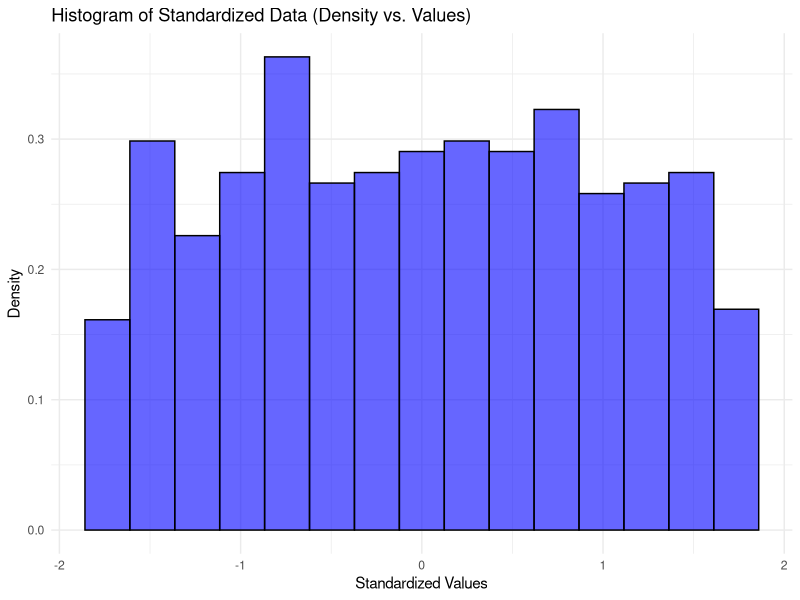

This chart was generated by the following R code:
## ---- chunk 1
library(ggplot2)

# Load dataset
a <- read.csv("jio_cinema_users_extended.csv")
head(a)
##Complete Dataset
## ---- chunk 2
data <- unlist(a[[3]], use.names = FALSE)
print(length(data))
head(data)
## ---- chunk 3
library(ggplot2)

# Standardizing data
nu <- mean(data)
sig <- sd(data)
Sdata <- (data - nu) / sig  
## ---- chunk 4
Tn <- function(x) {
  x<-sort(x)
  s<-0
  for(i in 1:500){
    s<-s + (i/500 - pnorm(x[i]))^2
  }
  return(s)
}
## ---- chunk 5
set.seed(42)  # For reproducibility
T <- numeric(1000)
for (i in seq_len(1000)) {
  y <- sample(Sdata, size = length(Sdata), replace = TRUE)
  T[i] <- Tn(y)
}
## ---- chunk 6
p_value <- mean(T > Tn(Sdata))
p_value
## ---- chunk 7
# Histogram with density on y-axis
ggplot(data.frame(Sdata), aes(x = Sdata, y = after_stat(density))) +
  geom_histogram(bins = 15, fill = "blue", alpha = 0.6, color = "black") +
  labs(title = "Histogram of Standardized Data (Density vs. Values)",
       x = "Standardized Values", y = "Density") +
  theme_minimal()
## ---- chunk 8
# Load the data
a <- read.csv("jio_cinema_users_extended.csv")
data <- a[3]
data <- unlist(data, use.names = FALSE)

# Standardizing the data
nu <- mean(data)
sig <- sqrt(var(data))
Sdata <- (data - nu) / sig  # Standardized Data

# Kolmogorov Smirnov Test Statistic function
Tn<-function(x){
  x <- sort(x)
  s <- 0
  n <- length(x)
  
  # Calculate the Kolmogorov Test statistic
  for(i in 1:n){
    s <- max(s,abs(i/n - pnorm(x[i]))) 
  }
  return(s)
}
  

# For storing test statistics of bootstrapped samples
T <- numeric(1e3)

# Bootstrapping for KS
for(i in 1:1e3){
  y <- sample(Sdata, size = 500, prob = rep(1, 500), replace = TRUE)
  T[i] <- Tn(y)
}

# Calculating p-value for KS
observed_Tn <- Tn(Sdata)
p <- sum(T > observed_Tn) / 1e3

# Print the p-value
print(p)
## ---- chunk 9
set.seed(42)

# Resampling and calculating mean & median 500 times
means <- numeric(500)
medians <- numeric(500)

for(i in 1:500){
  y <- sample(data, size = 500, replace = TRUE)
  means[i] <- mean(y)
  medians[i] <- median(y)
}

# Standardizing Mean (Correct CLT Scaling)
Smean <- (means - mean(data)) * sqrt(500) / sd(data)

# Standardizing Median (Using PDF Estimation at Median)
fhat <- density(data)$y[which.min(abs(density(data)$x - median(data)))]  # Estimate PDF at median
Smedian <- (medians - median(data)) * sqrt(500) / (1 / (2 * fhat))  # Corrected scaling


#Now we have to check weather Smean,Smedian follow N(0,1) whcih we will do in 
#the same way in which we verified for Sdata 


# Kolmogorov-Smirnov Test Statistic function
Tn <- function(x) {
  x <- sort(x)
  s <- 0
  n <- length(x)
  
  for(i in 1:n){
    s <- max(s, abs(i/n - pnorm(x[i]))) 
  }
  return(s)
}

# Bootstrapping for KS Test (Efficient Vectorized)
T1 <- replicate(1000, Tn(sample(Smean, 500, replace = TRUE)))  # Tn's for means
T2 <- replicate(1000, Tn(sample(Smedian, 500, replace = TRUE)))  # Tn's for medians

# Observed KS Test Statistic
TnMean <- Tn(Smean)
TnMedian <- Tn(Smedian)

#p-value calculation
pMean <- sum(T1 > TnMean) / 1000
pMedian <- sum(T2 > TnMedian) / 1000

# Print the p-values
print(paste("p-value for Mean:", pMean))
print(paste("p-value for Median:", pMedian))

## ---- chunk 10

get_mode <- function(data) {
  # Define the Uniform Kernel function
  uniform_kernel <- function(x) {
    if (abs(x) <= 1) return(0.5) else return(0)
  }
  
  # Kernel Density Estimation (Uniform Kernel)
  kde_uniform <- function(x, data, bandwidth) {
    n <- length(data)
    kde_values <- sapply(x, function(xi) {
      sum(sapply((xi - data) / bandwidth, uniform_kernel)) / (n * bandwidth)
    })
    return(kde_values)
  }
  
  # Define range for KDE estimation (before normalization)
  x_vals <- seq(min(data), max(data), length.out = 1000)
  
  # Compute KDE with Uniform Kernel
  bandwidth <- 5  # Adjust bandwidth based on data range
  density_vals <- kde_uniform(x_vals, data, bandwidth)
  
  # Estimate Mode: Find x corresponding to max KDE value
  mode_index <- which.max(density_vals)
  estimated_mode <- x_vals[mode_index]
  
  return(estimated_mode)
}

sample_mode = get_mode(data)
# Print Estimated Mode
print(paste("Estimated Mode (Before Normalization):", sample_mode))
## ---- chunk 11
set.seed(42)  # For reproducibility

set.seed(123)  # For reproducibility

# Function to estimate mode using Kernel Density Estimation
estimate_mode <- function(x) {
  dens <- density(x)
  return(dens$x[which.max(dens$y)])
}


 

n <- 100  # Sample size per iteration
num_simulations <- 1000  # Number of samples

mode_values <- numeric(num_simulations)

for (i in 1:num_simulations) {
  sample_data <- sample(data, n, replace = TRUE)  # Sampling from given data
  mode_values[i] <- estimate_mode(sample_data)
}

# Normalize the mode values
mode_values <- (mode_values - mean(mode_values)) / sd(mode_values)


# Normality tests
shapiro.test(mode_values)  # Shapiro-Wilk test
ks.test(mode_values, "pnorm")  # Kolmogorov-Smirnov test

